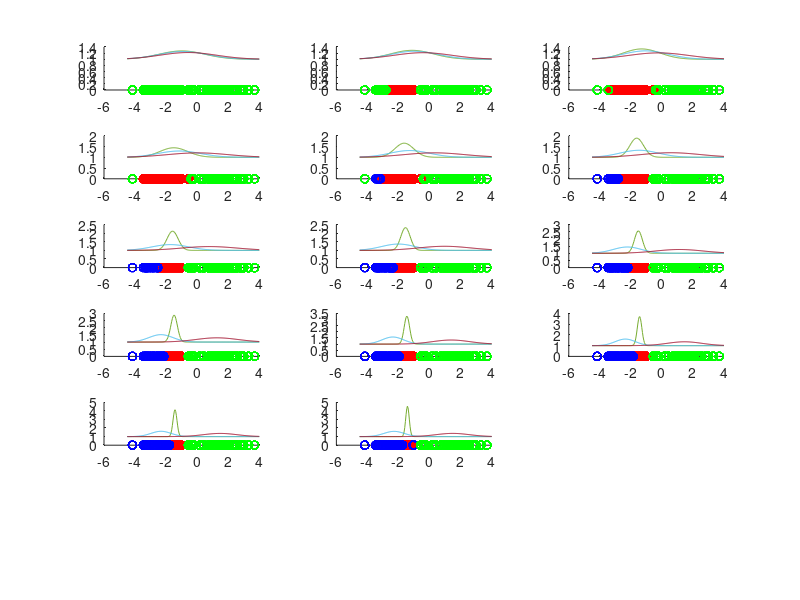

MATLAB code for this plot:
clear all; close all;
load('data.mat'); %load
data = x; %rename

% Create random partitions
Y = random( makedist('Uniform') , 200 , 1);
partition = cell(3);
mu = zeros(3,1);
sigma = zeros(3,1);
alpha = zeros(3,1);
n = length(data);

for i = 1:3
    select = (Y > (i-1.)/3.) & (Y <= i/3.);
    temp = data .* select;
    temp(temp == 0) = [];
    partition{i} = temp;
    mu(i) = mean(partition{i});
    sigma(i) = std(partition{i});
    mu(i) = mean(partition{i});
    alpha(i) = length(partition{i})/n;
end

eps = 0.05;
N = 100;
p = zeros(200 , 3);
first_run = true;
n = 1;
mu_delta=0;sigma_delta=0;old_mu=0;old_sigma=0;
figure();
n = 1;
while((mu_delta > eps && sigma_delta > eps) || first_run)
    %Likelihoods unnormalized
    p(: , 1) = normpdf(data,mu(1),sigma(1))*alpha(1);
    p(: , 2) = normpdf(data,mu(2),sigma(2))*alpha(2);
    p(: , 3) = normpdf(data,mu(3),sigma(3))*alpha(3);
    
    %normalization
    normsum = sum(p,2);
    
    p(: , 1) = p(: , 1) .* (1./normsum);
    p(: , 2) = p(: , 2) .* (1./normsum);
    p(: , 3) = p(: , 3) .* (1./normsum);
    
    %updating
    summed_rows = sum(p,1);
    mu(1) = (1./summed_rows(1))*sum(data .* p(: , 1) , 1);
    mu(2) = (1./summed_rows(2))*sum(data .* p(: , 2) , 1);
    mu(3) = (1./summed_rows(3))*sum(data .* p(: , 3) , 1);
    
    sigma(1) = sqrt((1./summed_rows(1))*sum((data-mu(1)).^2 .* p(: , 1) , 1));
    sigma(2) = sqrt((1./summed_rows(2))*sum((data-mu(2)).^2 .* p(: , 2) , 1));
    sigma(3) = sqrt((1./summed_rows(3))*sum((data-mu(3)).^2 .* p(: , 3) , 1));

    mean_p = mean(p , 1);
    
    alpha(1) = mean_p(1);
    alpha(2) = mean_p(2);
    alpha(3) = mean_p(3);
    
    
    mu_delta = sum(abs(mu-old_mu));
    sigma_delta = sum(abs(sigma-old_sigma));
    old_mu = mu; old_sigma = sigma;

    display(mu_delta)
    display(sigma_delta)

    [~,assign] = max(p , [] , 2);
    
    part1 = data(assign == 1);
    part2 = data(assign == 2);
    part3 = data(assign == 3);
    
    subplot(6,3,n);

    hold on;
    dx1 = zeros(length(part1)) ;
    dx2 = zeros(length(part2)) ;
    dx3 = zeros(length(part3)) ;
    
    
    plot(part1,dx1,'o','color','red');
    plot(part2,dx2,'o','color','blue');
    plot(part3,dx3,'o','color','green');
    for j =1:3
        ix = linspace (-4.5 ,4 ,200);
        plot(ix,normpdf(ix,mu(j),sigma(j))+1)
    end
    hold off;
    n = n+1
    first_run = false;
end
alpha
mu
sigma
